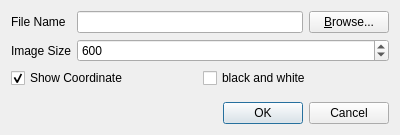
<?xml version="1.0" encoding="UTF-8"?>
<ui version="4.0">
 <class>SaveImageDialog</class>
 <widget class="QDialog" name="SaveImageDialog">
  <property name="geometry">
   <rect>
    <x>0</x>
    <y>0</y>
    <width>400</width>
    <height>135</height>
   </rect>
  </property>
  <property name="windowTitle">
   <string>Export as Image</string>
  </property>
  <layout class="QVBoxLayout" name="verticalLayout">
   <item>
    <layout class="QFormLayout" name="formLayout">
     <property name="fieldGrowthPolicy">
      <enum>QFormLayout::AllNonFixedFieldsGrow</enum>
     </property>
     <item row="0" column="0">
      <widget class="QLabel" name="fileNameLabel">
       <property name="text">
        <string>File Name</string>
       </property>
      </widget>
     </item>
     <item row="0" column="1">
      <layout class="QHBoxLayout" name="horizontalLayout">
       <item>
        <widget class="QLineEdit" name="fileNameEdit"/>
       </item>
       <item>
        <widget class="QPushButton" name="fileBrowseButton">
         <property name="text">
          <string>&amp;Browse...</string>
         </property>
        </widget>
       </item>
      </layout>
     </item>
     <item row="1" column="0">
      <widget class="QLabel" name="imageSizeLabel">
       <property name="text">
        <string>Image Size</string>
       </property>
      </widget>
     </item>
     <item row="1" column="1">
      <widget class="QSpinBox" name="imageSizeSpinBox">
       <property name="minimum">
        <number>1</number>
       </property>
       <property name="maximum">
        <number>5000</number>
       </property>
       <property name="value">
        <number>600</number>
       </property>
      </widget>
     </item>
    </layout>
   </item>
   <item>
    <layout class="QGridLayout" name="gridLayout">
     <item row="0" column="0">
      <widget class="QCheckBox" name="coordinateCheckBox">
       <property name="text">
        <string>Show Coordinate</string>
       </property>
       <property name="checked">
        <bool>true</bool>
       </property>
      </widget>
     </item>
     <item row="0" column="1">
      <widget class="QCheckBox" name="monochromeCheckBox">
       <property name="text">
        <string>black and white</string>
       </property>
      </widget>
     </item>
    </layout>
   </item>
   <item>
    <spacer name="verticalSpacer">
     <property name="orientation">
      <enum>Qt::Vertical</enum>
     </property>
     <property name="sizeHint" stdset="0">
      <size>
       <width>20</width>
       <height>40</height>
      </size>
     </property>
    </spacer>
   </item>
   <item>
    <widget class="QDialogButtonBox" name="buttonBox">
     <property name="orientation">
      <enum>Qt::Horizontal</enum>
     </property>
     <property name="standardButtons">
      <set>QDialogButtonBox::Cancel|QDialogButtonBox::Ok</set>
     </property>
    </widget>
   </item>
  </layout>
 </widget>
 <resources/>
 <connections>
  <connection>
   <sender>buttonBox</sender>
   <signal>accepted()</signal>
   <receiver>SaveImageDialog</receiver>
   <slot>accept()</slot>
   <hints>
    <hint type="sourcelabel">
     <x>248</x>
     <y>254</y>
    </hint>
    <hint type="destinationlabel">
     <x>157</x>
     <y>274</y>
    </hint>
   </hints>
  </connection>
  <connection>
   <sender>buttonBox</sender>
   <signal>rejected()</signal>
   <receiver>SaveImageDialog</receiver>
   <slot>reject()</slot>
   <hints>
    <hint type="sourcelabel">
     <x>316</x>
     <y>260</y>
    </hint>
    <hint type="destinationlabel">
     <x>286</x>
     <y>274</y>
    </hint>
   </hints>
  </connection>
 </connections>
</ui>
